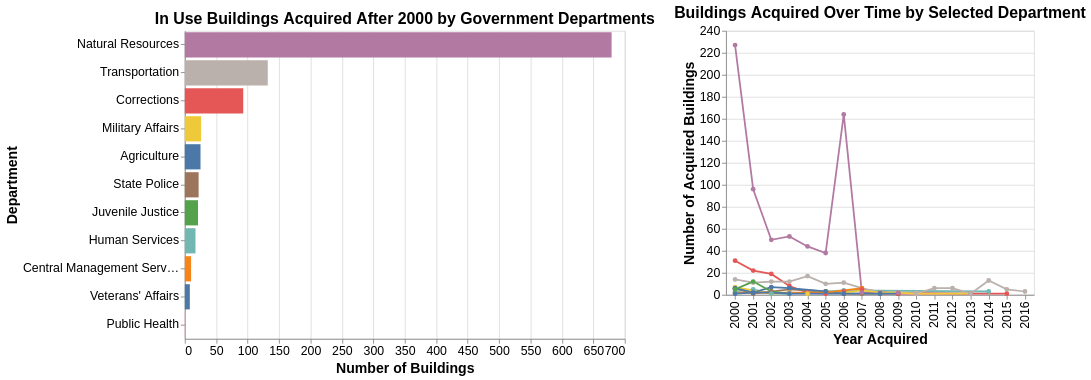

The notebook cell saved with this chart:
### Markdown cell above
## Second Plot

### Code cell
import altair as alt

agencies = [
    "Department of Agriculture",
    "Department of Central Management Services",
    "Department of Corrections",
    "Department of Human Services",
    "Department of Juvenile Justice",
    "Department of Military Affairs",
    "Department of Natural Resources",
    "Department of Public Health",
    "Department of Revenue",
    "Department of State Police",
    "Department of Transportation",
    "Department of Veterans' Affairs",
]

df_filter = df_clean[
    (df_clean["Agency Name"].isin(agencies))
    & (df_clean["Year Acquired"] >= 2000)
    & (df_clean["Bldg Status"] == "In Use")
].copy()

df_filter.loc[:, "Agency Name"] = df_filter["Agency Name"].str.replace(
    "Department of ", "", regex=False
)

# Give the param a stable name to avoid "param_4_..." collisions
select_agency = alt.selection_point(
    name="select_agency",
    fields=["Agency Name"],
    on="click",
    clear=True
)

bar = (
    alt.Chart(df_filter)
    .mark_bar()
    .encode(
        x=alt.X("count():Q", title="Number of Buildings"),
        y=alt.Y("Agency Name:N", sort="-x", title="Department"),
        color=alt.condition(
            select_agency,
            alt.Color("Agency Name:N", legend=None),
            alt.value("lightgray"),
        ),
        tooltip=[
            alt.Tooltip("Agency Name:N", title="Department"),
            alt.Tooltip("count():Q", title="# of Buildings"),
        ],
    )
    .add_params(select_agency)
    .properties(
        width=500,
        height=350,
        title="In Use Buildings Acquired After 2000 by Government Departments",
    )
)

# OPTIONAL: filter the line chart to selected agency (works with vega-lite v5)
line = (
    alt.Chart(df_filter)
    .transform_filter(select_agency)   # <-- makes the right chart show only the selected dept
    .mark_line(point=True)
    .encode(
        x=alt.X("Year Acquired:O", title="Year Acquired"),
        y=alt.Y("count():Q", title="Number of Acquired Buildings"),
        color=alt.Color("Agency Name:N", title="Department"),
        tooltip=[
            alt.Tooltip("Year Acquired:O", title="Year"),
            alt.Tooltip("Agency Name:N", title="Department"),
            alt.Tooltip("count():Q", title="# of Buildings"),
        ],
    )
    .properties(
        width=350,
        height=300,
        title="Buildings Acquired Over Time by Selected Department",
    )
)

plot2 = (
    (bar | line)
    .configure_axis(titleFontSize=16, labelFontSize=14)
    .configure_title(fontSize=18, anchor="middle")
)

plot2.save("gov_building.json")
plot2

### Figure 1 — Vega-Lite specification as saved in the notebook (floating-point values rounded to 4 significant figures; data arrays with more than 128 entries replaced by an {"elided": "..."} marker saying what was removed)
{"config": {"view": {"continuousWidth": 300, "continuousHeight": 300}, "axis": {"labelFontSize": 14, "titleFontSize": 16}, "title": {"anchor": "middle", "fontSize": 18}}, "hconcat": [{"mark": {"type": "bar"}, "encoding": {"color": {"condition": {"param": "select_agency", "field": "Agency Name", "legend": null, "type": "nominal"}, "value": "lightgray"}, "tooltip": [{"field": "Agency Name", "title": "Department", "type": "nominal"}, {"aggregate": "count", "title": "# of Buildings", "type": "quantitative"}], "x": {"aggregate": "count", "title": "Number of Buildings", "type": "quantitative"}, "y": {"field": "Agency Name", "sort": "-x", "title": "Department", "type": "nominal"}}, "height": 350, "name": "view_5", "title": "In Use Buildings Acquired After 2000 by Government Departments", "width": 500}, {"mark": {"type": "line", "point": true}, "encoding": {"color": {"field": "Agency Name", "title": "Department", "type": "nominal"}, "tooltip": [{"field": "Year Acquired", "title": "Year", "type": "ordinal"}, {"field": "Agency Name", "title": "Department", "type": "nominal"}, {"aggregate": "count", "title": "# of Buildings", "type": "quantitative"}], "x": {"field": "Year Acquired", "title": "Year Acquired", "type": "ordinal"}, "y": {"aggregate": "count", "title": "Number of Acquired Buildings", "type": "quantitative"}}, "height": 300, "title": "Buildings Acquired Over Time by Selected Department", "transform": [{"filter": {"param": "select_agency"}}], "width": 350}], "data": {"name": "data-5ac85828d1f3ebef511b6012dfedacbd"}, "params": [{"name": "select_agency", "select": {"type": "point", "clear": true, "fields": ["Agency Name"], "on": "click"}, "views": ["view_5"]}], "$schema": "https://vega.github.io/schema/vega-lite/v5.20.1.json", "datasets": {"data-5ac85828d1f3ebef511b6012dfedacbd": {"elided": "1034 records"}}}
